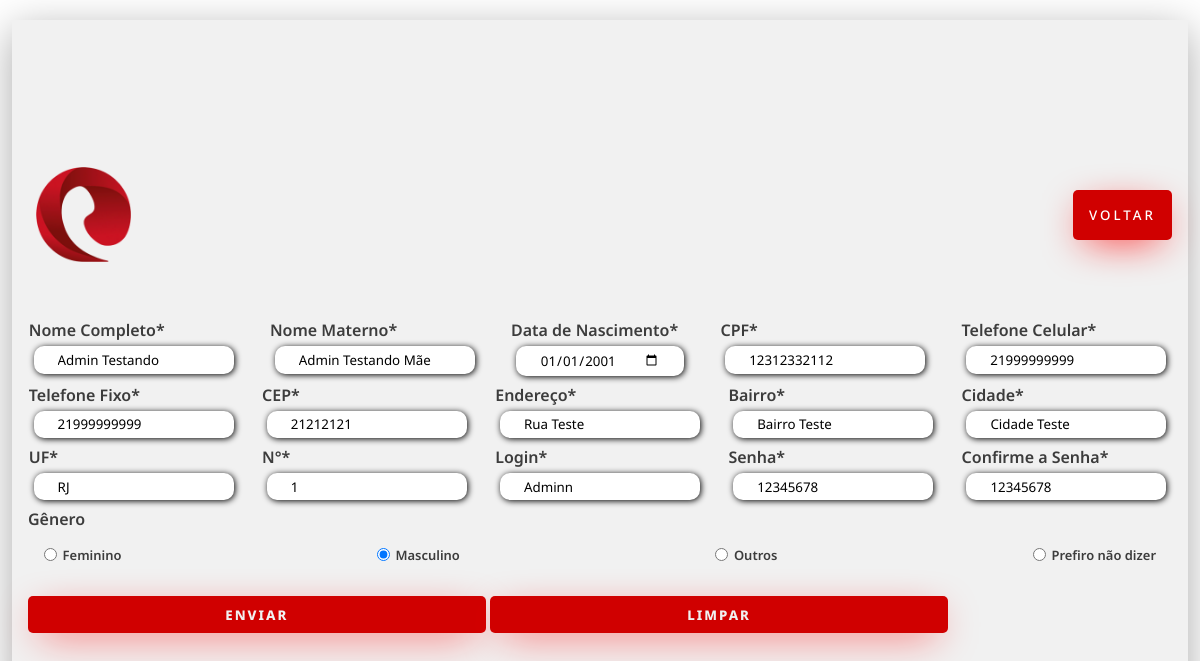
Page /Back_End/php/edit_comum.php?id=28 on the committed database.
### tables this page shows
CREATE TABLE IF NOT EXISTS `usuario` (
  `cpf` VARCHAR(12) NOT NULL,
  `nome` VARCHAR(80) NOT NULL,
  `data_nascimento` DATE NOT NULL,
  `sexo` VARCHAR(15) NOT NULL,
  `nome_materno` VARCHAR(45) NOT NULL,
  `telefone_celular` VARCHAR(18) NOT NULL,
  `telefone_fixo` VARCHAR(18) NOT NULL,
  `endereço` VARCHAR(145) NOT NULL,
  `login` VARCHAR(6) NOT NULL,
  `senha` VARCHAR(8) NOT NULL,
  `cep` INT(11) NULL DEFAULT NULL,
  `bairro` VARCHAR(45) NULL DEFAULT NULL,
  `cidade` VARCHAR(45) NULL DEFAULT NULL,
  `uf` VARCHAR(2) NOT NULL,
  `num` INT(11) NULL DEFAULT NULL,
  `id` INT(11) NOT NULL AUTO_INCREMENT,
  `role` VARCHAR(15) NULL DEFAULT NULL,
  PRIMARY KEY (`id`),
  UNIQUE INDEX `login_UNIQUE` (`login` ASC));

### Back_End/php/edit_comum.php (the view, shortened to what this page needs)
<?php
if(!empty($_GET['id']))
{
    include_once('config.php');
    $id = $_GET['id'];
    $sqlSelect = "SELECT * FROM usuario WHERE id=$id";
    $result = $conexao->query($sqlSelect);
    if($result->num_rows > 0)
    {
        while($userData = mysqli_fetch_assoc($result))
        {
            $nome =            $userData['nome'];
            $nomeMaterno =     $userData['nome_materno'];
            $dataNascimento =  $userData['data_nascimento'];
            $cpf =             $userData['cpf'];
            $telefoneCel =     $userData['telefone_celular'];
            $telefoneFixo =    $userData['telefone_fixo'];
            $cep =             $userData['cep'];
            $endereco =        $userData['endereço'];
            $bairro =          $userData['bairro'];
            $cidade =          $userData['cidade'];
            $uf =              $userData['uf'];
            $num =             $userData['num'];
            $login =           $userData['login'];
            $senha =           $userData['senha'];
            $sexo =            $userData['sexo'];
        }
    }
    else
    {
     header('location: sistema.php');
    }
}
else
{
    header('location: sistema.php');
}
?>
<!DOCTYPE html>
<html lang="en">
<head>
    <link rel="stylesheet" href="../css/estilo_novaconta.css">
    <link rel="stylesheet" href="../css/meu_estilo.css">
</head>
<body>
 <div class="container">
        <div class="form">
            <form action="saveEdit_comum.php" id="form" method="post">
                <div class="form-header">
                    <div class="img-mob">
                       <img src="../imagens/telecall_logo.png">
                    </div>
                    <div class="login-btn">
                        <button><a href="home_comum.php">voltar</a></button>
                    </div>
                </div>
                <div class="input-group">
                    <div class="input-box">
                        <label for="name">Nome Completo*</label>
                        <input id="name" type="text" name="nome" placeholder="Digite seu nome completo" class="required" value="<?php echo $nome ?>">
                    </div>
                    <div class="input-box">
                        <label for="momname">Nome Materno*</label>
                        <input id="momname" type="text" name="nome_materno" placeholder="Digite o nome Materno" class="required" value="<?php echo $nomeMaterno ?>">
                    </div>
                    <div class="input-box">
                        <label for="date">Data de Nascimento*</label>
                        <input id="date" type="date" name="data_nascimento" class="required" value="<?php echo $dataNascimento ?>">
                    </div>
                    <div class="input-box">
                        <label for="cpf">CPF*</label>
                        <input id="cpf" type="text" name="cpf" placeholder="000.000.000-00" class="required" maxlength="11" value="<?php echo $cpf ?>">
                    </div>
                    <div class="input-box">
                        <label for="tel">Telefone Celular*</label>
                        <input id="telc" type="tel" name="telefone_celular" placeholder="(+55)XX-XXXXXXXX." class="required" maxlength="11" value="<?php echo $telefoneCel ?>">
                    </div>
                    <div class="input-box">
                        <label for="telf">Telefone Fixo*</label>
                        <input id="telf" type="tel" name="telefone_fixo" placeholder="(+55)XX-XXXXXXXX." class="required" maxlength="11" value="<?php echo $telefoneFixo ?>">
                    </div>
                    <div class="input-box">
                        <label for="adress">CEP*</label>
                        <input type="text" name="cep" id="cep" placeholder="Digite o CEP" class="required" maxlength="8" value="<?php echo $cep ?>"></textarea>
                    </div>
                    <div class="input-box">
                        <label for="adress">Endereço*</label>
                        <input type="text" name="endereço" id="endereço" placeholder="Digite o endereço" class="required" value="<?php echo $endereco ?>"></textarea>
                    </div>
                    <div class="input-box">
                        <label for="adress">Bairro*</label>
                        <input type="text" name="bairro" id="bairro" placeholder="Digite o bairro" class="required" value="<?php echo $bairro ?>"></textarea>
                    </div>
                    <div class="input-box">
                        <label for="adress">Cidade*</label>
                        <input type="text" name="cidade" id="cidade" placeholder="Digite a cidade" class="required" value="<?php echo $cidade ?>"></textarea>
                    </div>
                    <div class="input-box">
                        <label for="adress">UF*</label>
                        <input type="text" name="uf" id="uf" placeholder="Digite o estado" class="required" value="<?php echo $uf ?>"></textarea>
                    </div>
                    <div class="input-box">
                        <label for="adress">N°*</label>
                        <input type="text" name="num" id="num" placeholder="Digite o número da casa" class="required" value="<?php echo $num ?>"></textarea>
                    </div>
                    <div class="input-box">
                        <label for="login">Login*</label>
                        <input id="login" type="text" name="login" placeholder="Digite seu Login" maxlength="6" class="required" value="<?php echo $login ?>">
                    </div>
                    <div class="input-box">
                        <label for="password">Senha*</label>
                        <input id="password" type="text" name="senha" placeholder="Crie uma nova senha"  maxlength="8" class="required" value="<?php echo $senha ?>">
                    </div>
                    <div class="input-box">
                        <label for="cpassword">Confirme a Senha*</label>
                        <input id="cpassword" type="text" name="cpPassword" placeholder="Confirme a senha"  maxlength="8" class="required" value="<?php echo $senha ?>">
                    </div>
                </div>
                <div class="gender-inputs">
                    <div class="gender-title">
                        <h6>Gênero</h6>
                    </div>
                    <div class="gender-group">
                        <div class="gender-input">
                            <input type="radio" id="female" value="Feminino" name="sexo" <?php echo ($sexo == 'Feminino') ? 'checked' : '' ?>>
                            <label for="female">Feminino</label>
                        </div>
                        <div class="gender-input">
                            <input type="radio" id="male" value="Masculino" name="sexo" <?php echo ($sexo == 'Masculino') ? 'checked' : '' ?>>
                            <label for="male">Masculino</label>
                        </div>
                        <div class="gender-input">
                            <input type="radio" id="other" value="Outros" name="sexo" <?php echo ($sexo == 'Outros') ? 'checked' : '' ?>>
                            <label for="other">Outros</label>
                        </div>
                        <div class="gender-input">
                            <input type="radio" id="none" value="Não Definido" name="sexo" <?php echo ($sexo == 'Não Definido') ? 'checked' : '' ?>>
                            <label for="none">Prefiro não dizer</label>
                        </div>
                    </div>
                </div>
					<button type='submit' class ="continue-btn" onclick='validate()' name="update" id="update">Enviar</button>
					<button type='reset' class ="continue-btn" >Limpar</button>
        </form>
    </div>
 </div>
</body>
</html>

### Back_End/css/estilo_novaconta.css (style rules this page uses)
* { padding: 0; margin: 0; box-sizing: border-box; font-family: 'Noto Sans', sans-serif; }
body { width: 100%; height: 100vh; display: flex; justify-content: center; align-items: center; background: url('imagens/background.jpg') no-repeat center center/cover; }
.container { width: 80%; height: 95vh; display: flex; box-shadow: 0px 10px 40px #00000056; background-color: #f1f1f1; }
.form { width: 70%; display: flex; justify-content: center; align-items: center; flex-direction: column; padding: 1rem; margin-bottom: 0.5rem; }
.form-header { display: flex; justify-content: center; }
.img-mob img { width: 4rem; display: none; }
.login-btn { display: flex; align-items: center; }
.login-btn button { border:none; background-color: #d00000; padding: 1rem 1rem; border-radius: 5px; cursor: pointer; text-transform: uppercase; letter-spacing: 3px; font-weight: 800; box-shadow: 0px 10px 40px -12px red; }
.login-btn button a { text-decoration: none; font-weight: 500; color: #fff; }
.input-group { display: flex; flex-wrap: wrap; justify-content: space-between; }
.input-box { display: flex; flex-direction: column; margin-bottom: 0.1rem; padding: 0.05rem; }
.input-box input { margin: 0.3rem; padding: 0.3rem 1.5rem; border: none; border-radius: 10px; box-shadow: 1px 1px 6px #000000; }
.input-box label, .gender-title h6 { font-size: 1rem; font-weight: 600; color: #000000c0; }
.input-box input::placeholder { color: #000000be; }
.gender-group { display: flex; justify-content: space-between; margin-top: 1rem; padding: 0 1rem; }
.gender-input { display: flex; align-items: center; }
.gender-input input { margin-right: 0.35rem; }
.gender-input label { font-size: 0.81rem; font-weight: 600; color: #000000c0; }
.continue-btn { width: 40%; margin-top: 2rem; border: none; background-color: #d00000; padding: 0.62rem; border-radius: 5px; cursor: pointer; color: #f1f1f1; text-transform: uppercase; letter-spacing: 2px; font-weight: 800; box-shadow: 0px 10px 40px -12px red; }
@media screen and (max-width: 1330px) { .img-mob img { display: block; width: 7rem; } }
@media screen and (max-width: 1330px) { .container { width: 98%; } }
@media screen and (max-width: 1330px) { .form { width: 100% } }

### Back_End/css/meu_estilo.css (style rules this page uses)
* { margin: 0; padding: 0; box-sizing: border-box; }
body { font-family: 'Noto Sans', sans-serif; font-size: large; margin: auto; }
a { text-decoration: none; color: inherit; }
.form-header { margin-bottom: 3rem; display: flex; justify-content: space-between; }

### rows in the picture
usuario: nome "Admin Testando", nome_materno "Admin Testando Mãe", data_nascimento "01/01/2001", cpf "12312332112", telefone_celular "21999999999", telefone_fixo "21999999999", cep "21212121", endereço "Rua Teste", bairro "Bairro Teste", cidade "Cidade Teste", uf "RJ", num "1", login "Adminn", senha "12345678", cpPassword "12345678", sexo "☐ Feminino", sexo "☑ Masculino", sexo "☐ Outros", sexo "☐ Prefiro não dizer"
